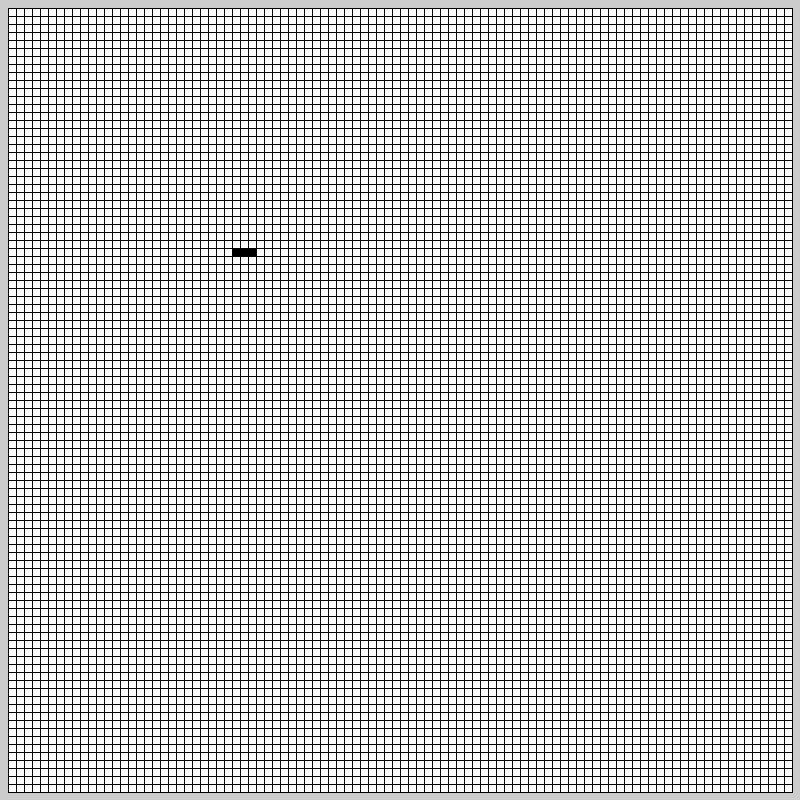
Frame 1 (no input)
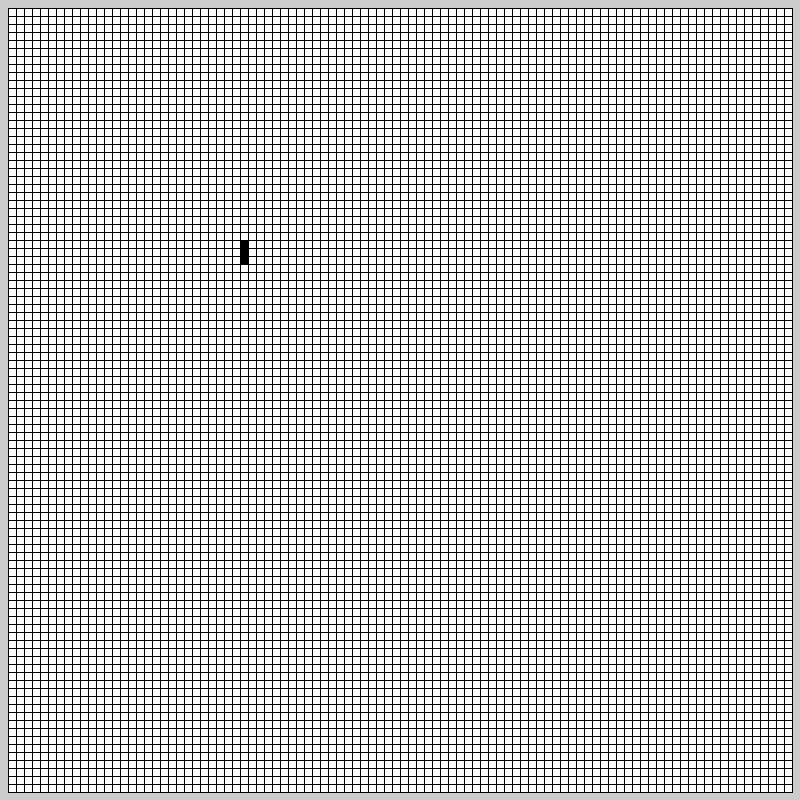
Frame 60 (the mouse pressed at the canvas centre just before this capture)
Frame 120 (the mouse held since frame 60 and released just before this capture): identical to frame 60, image omitted

The Processing sketch that drew these frames (run headless with seeded random() and noise(); from frame 60 on, the mouse is pressed at the canvas centre):

// Processing sketch: gameOfLife
// ── gameOfLife.pde
int sizeX = 100;
int sizeY = 100;
int sizeMultiplier = 8;

int[][] oldField = new int[sizeX][sizeY];
int[][] newField = new int[sizeX][sizeY];

void setup() {
  size(800,800);
  //initRandom();
  oscillatorInit(30,30);
  //toadInit(11,11);
  //pentadecathlonInit(70,70);
}

void pentadecathlonInit(int x, int y){
  oldField[x+1][y] = 1;
  oldField[x+1][y+1] = 1;
  
  oldField[x][y+2] = 1;
  oldField[x+2][y+2] = 1;
  
  oldField[x+1][y+3] = 1;
  oldField[x+1][y+4] = 1;
  oldField[x+1][y+5] = 1;
  oldField[x+1][y+6] = 1;
  
  oldField[x][y+7] = 1;
  oldField[x+2][y+7] = 1;
  
  oldField[x+1][y+8] = 1;
  oldField[x+1][y+9] = 1;

}

void oscillatorInit(int x, int y){
  oldField[x][y] = 1;
  oldField[x][y+1] = 1;
  oldField[x][y+2] = 1;
}


void toadInit(int x, int y){
  oldField[x][y] = 1;
  oldField[x][y+1] = 1;
  oldField[x][y+2] = 1;
  oldField[x+1][y+1] = 1;
  oldField[x+1][y+2] = 1;
  oldField[x+1][y+3] = 1;
}


void initRandom(){
  for(int x = 0; x < sizeX; x++){
    for(int y = 0; y < sizeY; y++){
      oldField[x][y] = int(random(0,100)%2);
    }
  }
}

boolean isAlive(int x, int y){
  int livingNeighbours = 0;
  if((x > 0) && (y > 0) && (x < sizeX) && (y < sizeY)){
   // middle points
     livingNeighbours = oldField[x-1][y-1] + oldField[x][y-1] + oldField[x+1][y-1] + 
                 oldField[x-1][y] + oldField[x+1][y] + 
                 oldField[x-1][y+1] + oldField[x][y+1] + oldField[x+1][y+1];
  }
  
  if( livingNeighbours == 2 || livingNeighbours == 3){
    if(oldField[x][y] == 1) {
      return true;
    }
  }
  if(oldField[x][y] == 0 && livingNeighbours == 3) {
     return true; 
  }
  
  return false;
}

void mouseClicked(){
    int x = mouseX / sizeMultiplier;
    int y = mouseY / sizeMultiplier;
    oscillatorInit(x,y); 
}

void draw() {
  for(int x = 1; x < sizeX-1; x++){
    for(int y = 1; y < sizeY-1; y++){
      if(isAlive(x,y)){
         newField[x][y] = 1;
         fill(0); // BLACK   
      }
      else {
         newField[x][y] = 0;
         fill(255); // WHITE
      }
      rect(x * sizeMultiplier, y * sizeMultiplier, sizeMultiplier, sizeMultiplier);
    }
  }
  oldField = newField;
  newField = new int[sizeX][sizeY];
}
